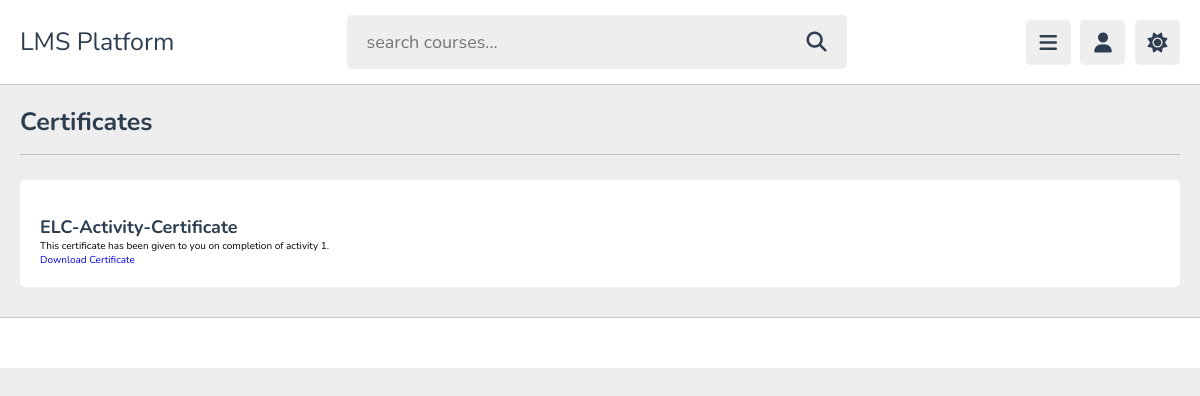
The page /certificates/certificates/ on the database as committed earlier.
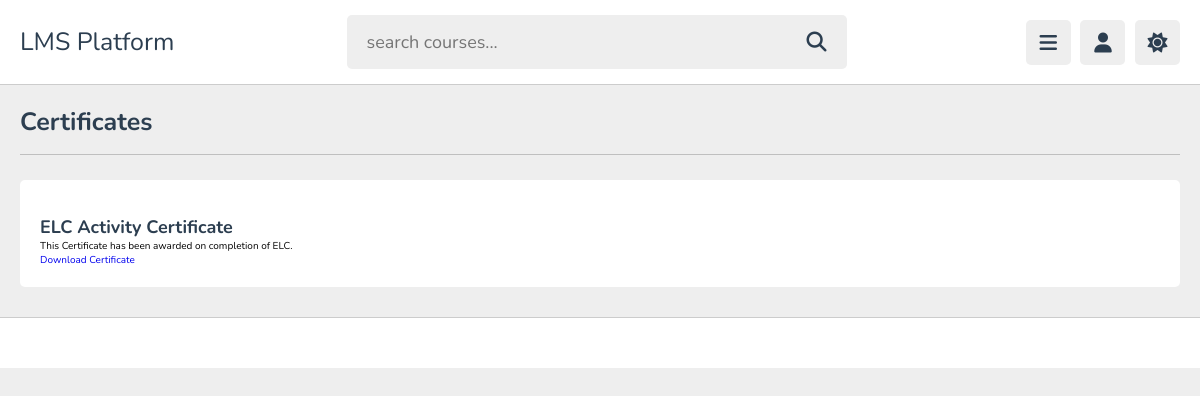
The same page on the database as committed later.
### certificates/models.py (models this page shows, shortened)
class Certificate(models.Model):
    title = models.CharField(max_length=255)
    description = models.TextField()
    uploader = models.ForeignKey(User, on_delete=models.CASCADE)
    certificate_file = models.FileField(upload_to='certificates/')

### certificates/views.py (the view)
# urls.py: path('certificates/', views.certificate_list, name='certificate_list'),
def certificate_list(request):
    certificates = Certificate.objects.all()
    return render(request, 'certificates/certificate_list.html', {'certificates': certificates})

### certificates/templates/certificates/certificate_list.html (shortened to what this page needs)
{% load static %}
<!DOCTYPE html>
<html lang="en">
<head>
   <link rel="stylesheet" href="https://cdnjs.cloudflare.com/ajax/libs/font-awesome/6.1.2/css/all.min.css">
   <link rel="stylesheet" href="{% static 'css/style.css' %}">
</head>
<body>
<header class="header">
   <section class="flex">
    <a href="{% url 'index' %}" class="logo">LMS Platform</a>
      <form action="search.html" method="post" class="search-form">
         <input type="text" name="search_box" required placeholder="search courses..." maxlength="100">
         <button type="submit" class="fas fa-search"></button>
      </form>
      <div class="icons">
         <div id="menu-btn" class="fas fa-bars"></div>
         <div id="user-btn" class="fas fa-user"></div>
         <div id="toggle-btn" class="fas fa-sun"></div>
      </div>
   </section>
</header>
<section class="playlist-videos">
    <h1 class="heading">Certificates</h1>
    <div class="box-container">
        {% for certificate in certificates %}
            <div class="box">
                <h3>{{ certificate.title }}</h3>
                <p>{{ certificate.description }}</p>
                <a href="{{ certificate.certificate_file.url }}" download>Download Certificate</a>
            </div>
        {% endfor %}
    </div>
</section>
<footer class="footer">
</footer>
</body>
</html>

### static/css/style.css (style rules this page uses)
:root { --main-color:#8e44ad; --red:#e74c3c; --orange:#f39c12; --light-color:#888; --light-bg:#eee; --black:#2c3e50; --white:#fff; --border:.1rem solid rgba(0,0,0,.2); }
* { font-family: 'Nunito', sans-serif; margin:0; padding:0; box-sizing: border-box; outline: none; border:none; text-decoration: none; }
html { font-size: 62.5%; overflow-x: hidden; }
body { background-color: var(--light-bg); padding-left: 30rem; }
section { padding:2rem; margin: 0 auto; max-width: 1200px; }
.heading { font-size: 2.5rem; color:var(--black); margin-bottom: 2.5rem; border-bottom: var(--border); padding-bottom: 1.5rem; text-transform: capitalize; }
.header { position: sticky; top:0; left:0; right: 0; background-color: var(--white); z-index: 1000; border-bottom: var(--border); }
.header .flex { display: flex; align-items: center; justify-content: space-between; position: relative; padding: 1.5rem 2rem; }
.header .flex .logo { font-size: 2.5rem; color: var(--black); }
.header .flex .search-form { width: 50rem; border-radius: .5rem; background-color: var(--light-bg); padding:1.5rem 2rem; display: flex; gap:2rem; }
.header .flex .search-form input { width: 100%; font-size: 1.8rem; color:var(--black); background:none; }
.header .flex .search-form button { background:none; font-size: 2rem; cursor: pointer; color:var(--black); }
.header .flex .icons div { font-size: 2rem; color:var(--black); background-color: var(--light-bg); border-radius: .5rem; height: 4.5rem; width: 4.5rem; line-height: 4.5rem; cursor: pointer; text-align: center; margin-left: .7rem; }
.playlist-videos .box-container { display: grid; grid-template-columns: repeat(auto-fit, minmax(30rem, 1fr)); gap:1.5rem; justify-content: center; align-items: flex-start; }
.playlist-videos .box-container .box { background-color: var(--white); border-radius: .5rem; padding: 2rem; position: relative; }
.playlist-videos .box-container .box h3 { margin-top: 1.5rem; font-size: 1.8rem; color: var(--black); }
.footer { background-color: var(--white); border-top: var(--border); position: sticky; bottom: 0; left: 0; right: 0; text-align: center; font-size: 2rem; padding:2.5rem 2rem; color:var(--black); margin-top: 1rem; z-index: 1000; }
@media (max-width:1200px) { body { padding-left: 0; } }

Rows that differ between the two databases and show on the page:
removed Certificate: title "ELC-Activity-Certificate", description "This certificate has been given to you on completion of activity 1."
added Certificate: title "ELC Activity Certificate", description "This Certificate has been awarded on completion of ELC."
